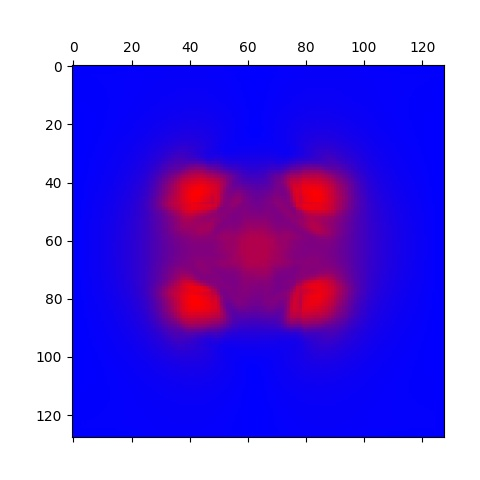

Write the Python code that produced this figure.
import numpy as np

import matplotlib.pyplot as plt
from matplotlib.colors import LinearSegmentedColormap

a = np.loadtxt('jetMag.txt')

cm = LinearSegmentedColormap.from_list('br', ['b', 'r'])
plt.matshow(a, cmap = cm)

plt.savefig("img1a.jpg")
plt.show()
